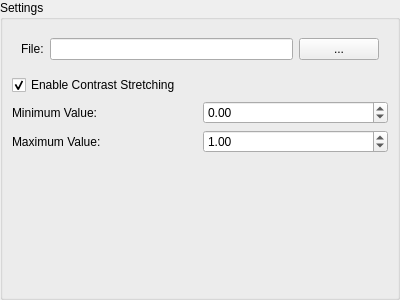
<?xml version="1.0" encoding="UTF-8"?>
<ui version="4.0">
 <class>DepthmapCodecOptions</class>
 <widget class="QWidget" name="DepthmapCodecOptions">
  <property name="geometry">
   <rect>
    <x>0</x>
    <y>0</y>
    <width>400</width>
    <height>300</height>
   </rect>
  </property>
  <property name="windowTitle">
   <string>Form</string>
  </property>
  <layout class="QGridLayout" name="gridLayout">
   <property name="margin">
    <number>0</number>
   </property>
   <item row="0" column="0">
    <widget class="QWidget" name="widget" native="true">
     <layout class="QGridLayout" name="gridLayout_2">
      <property name="margin">
       <number>0</number>
      </property>
      <property name="spacing">
       <number>0</number>
      </property>
      <item row="0" column="0">
       <widget class="QGroupBox" name="groupBox">
        <property name="title">
         <string>Settings</string>
        </property>
        <layout class="QVBoxLayout" name="verticalLayout">
         <item>
          <widget class="QWidget" name="widget_4" native="true">
           <layout class="QHBoxLayout" name="horizontalLayout_3">
            <item>
             <widget class="QLabel" name="label">
              <property name="text">
               <string>File:</string>
              </property>
             </widget>
            </item>
            <item>
             <widget class="QLineEdit" name="sourceFileBox"/>
            </item>
            <item>
             <widget class="QPushButton" name="sourceFileChooseButton">
              <property name="text">
               <string>...</string>
              </property>
             </widget>
            </item>
           </layout>
          </widget>
         </item>
         <item>
          <widget class="QCheckBox" name="contrastStretchCheckBox">
           <property name="text">
            <string>Enable Contrast Stretching</string>
           </property>
           <property name="checked">
            <bool>true</bool>
           </property>
          </widget>
         </item>
         <item>
          <widget class="QWidget" name="widget_3" native="true">
           <layout class="QHBoxLayout" name="horizontalLayout_2">
            <property name="margin">
             <number>0</number>
            </property>
            <item>
             <widget class="QLabel" name="minValueLabel">
              <property name="text">
               <string>Minimum Value:</string>
              </property>
             </widget>
            </item>
            <item>
             <widget class="QDoubleSpinBox" name="minValueBox">
              <property name="minimum">
               <double>-10000.000000000000000</double>
              </property>
              <property name="maximum">
               <double>10000.000000000000000</double>
              </property>
             </widget>
            </item>
           </layout>
          </widget>
         </item>
         <item>
          <widget class="QWidget" name="widget_2" native="true">
           <layout class="QHBoxLayout" name="horizontalLayout">
            <property name="margin">
             <number>0</number>
            </property>
            <item>
             <widget class="QLabel" name="maxValueBox_2">
              <property name="text">
               <string>Maximum Value:</string>
              </property>
             </widget>
            </item>
            <item>
             <widget class="QDoubleSpinBox" name="maxValueBox">
              <property name="maximum">
               <double>10000.000000000000000</double>
              </property>
              <property name="value">
               <double>1.000000000000000</double>
              </property>
             </widget>
            </item>
           </layout>
          </widget>
         </item>
         <item>
          <spacer name="verticalSpacer">
           <property name="orientation">
            <enum>Qt::Vertical</enum>
           </property>
           <property name="sizeHint" stdset="0">
            <size>
             <width>20</width>
             <height>40</height>
            </size>
           </property>
          </spacer>
         </item>
        </layout>
       </widget>
      </item>
     </layout>
    </widget>
   </item>
  </layout>
 </widget>
 <tabstops>
  <tabstop>sourceFileBox</tabstop>
  <tabstop>sourceFileChooseButton</tabstop>
  <tabstop>contrastStretchCheckBox</tabstop>
  <tabstop>minValueBox</tabstop>
  <tabstop>maxValueBox</tabstop>
 </tabstops>
 <resources/>
 <connections/>
</ui>
